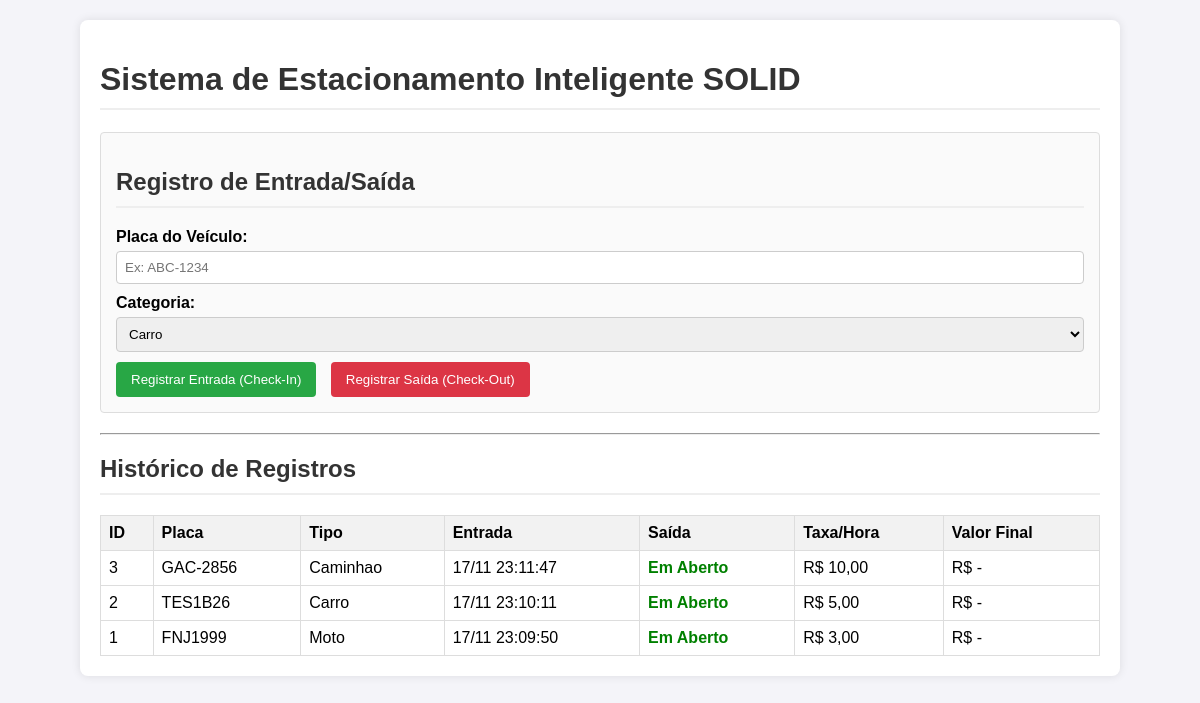
Before: / with the older database file.
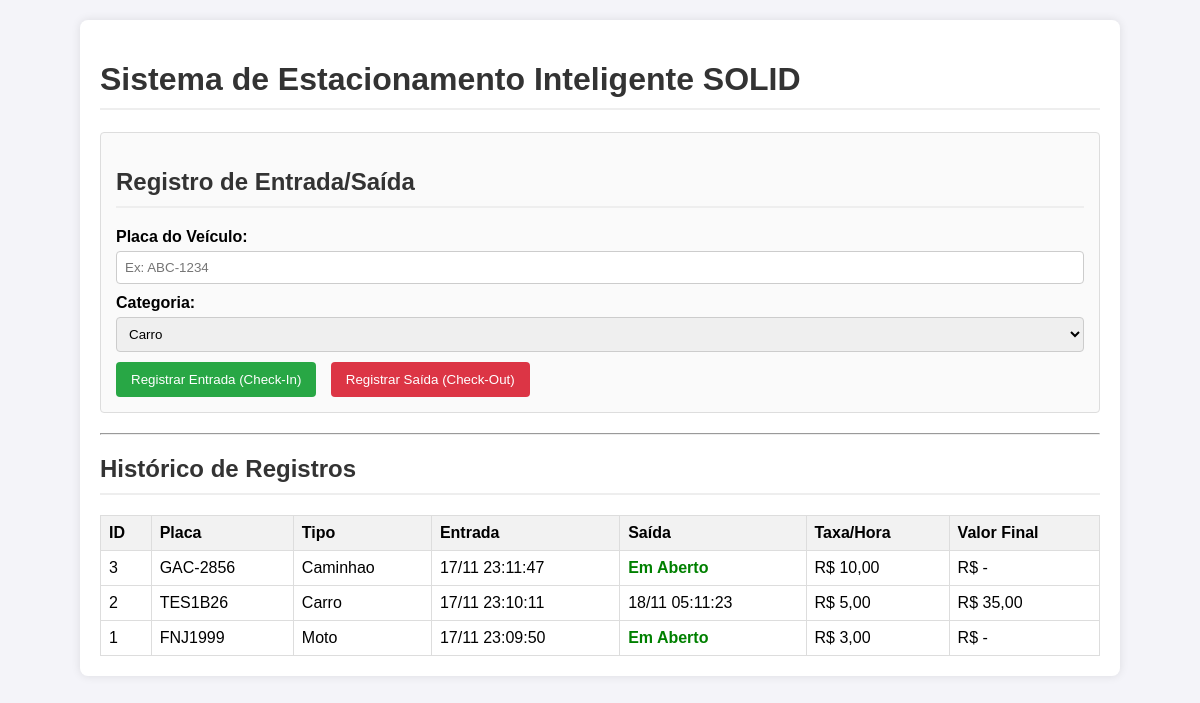
After: the same page with the newer database file.
### tables this page shows
CREATE TABLE vehicles (
  id INTEGER PRIMARY KEY AUTOINCREMENT,
  plate TEXT NOT NULL,
  vehicle_type TEXT NOT NULL,
  time_in DATETIME NOT NULL,
  time_out DATETIME NULL,
  hourly_rate REAL NOT NULL,
  total_fare REAL NULL
);

### src/Domain/Constants/VehicleTypeConstant.php (called while the page is built, shortened)
<?php
final class VehicleTypeConstant
{
    public static function getTypes(): array
    {
        return [self::CAR, self::MOTO, self::TRUCK];
    }
}

### src/Domain/Repository/SQLiteParkingRecordRepository.php (called while the page is built, shortened)
<?php
class SQLiteParkingRecordRepository implements ParkingRecordRepository
{
    private PDO $pdo;
    public function __construct()
    {
        $this->pdo = SQLiteConnection::connect();
    }
    public function findAll(): array
    {
        $sql = "SELECT * FROM vehicles ORDER BY time_in DESC";
        $stmt = $this->pdo->query($sql);
        $results = $stmt->fetchAll(\PDO::FETCH_ASSOC);
        $records = [];
        foreach ($results as $data) {
            $records[] = $this->mapToEntity($data);
        }
        return $records;
    }
    private function mapToEntity(array $data): ParkingRecord
    {
        $timeOut = $data['time_out'] ? new DateTimeImmutable($data['time_out']) : null;
        return new ParkingRecord(
            (int)$data['id'],
            $data['plate'],
            $data['vehicle_type'],
            new DateTimeImmutable($data['time_in']),
            (float)$data['hourly_rate'],
            $timeOut,
            $data['total_fare'] !== null ? (float)$data['total_fare'] : null
        );
    }
}

### src/Infra/Database/SQLiteConnection.php (called while the page is built, shortened)
<?php
class SQLiteConnection
{
    public static function connect(): PDO
    {
        try {
            $pdo = new PDO('sqlite:' . self::DB_FILE);
            $pdo->setAttribute(PDO::ATTR_ERRMODE, PDO::ERRMODE_EXCEPTION);
            $pdo->setAttribute(PDO::ATTR_DEFAULT_FETCH_MODE, PDO::FETCH_ASSOC);
            return $pdo;
        } catch (\PDOException $e) {
            throw new \RuntimeException("Erro ao conectar ao banco de dados SQLite: " . $e->getMessage());
        }
    }
}

### src/Domain/Entity/ParkingRecord.php (called while the page is built, shortened)
<?php
class ParkingRecord
{
    private ?int $id;
    private string $plate;
    private string $vehicleType;
    private DateTimeImmutable $timeIn;
    private ?DateTimeImmutable $timeOut;
    private float $hourlyRate;
    private ?float $totalFare;
    public function __construct(
        ?int $id,
        string $plate,
        string $vehicleType,
        DateTimeImmutable $timeIn,
        float $hourlyRate,
        ?DateTimeImmutable $timeOut = null,
        ?float $totalFare = null
    ) {
        $this->id = $id;
        $this->plate = $plate;
        $this->vehicleType = $vehicleType;
        $this->timeIn = $timeIn;
        $this->timeOut = $timeOut;
        $this->hourlyRate = $hourlyRate;
        $this->totalFare = $totalFare;
    }
    public function getId(): ?int
    {
        return $this->id;
    }
    public function getPlate(): string
    {
        return $this->plate;
    }
    public function getVehicleType(): string
    {
        return $this->vehicleType;
    }
    public function getTimeIn(): DateTimeImmutable
    {
        return $this->timeIn;
    }
    public function getTimeOut(): ?DateTimeImmutable
    {
        return $this->timeOut;
    }
    public function getHourlyRate(): float
    {
        return $this->hourlyRate;
    }
    public function getTotalFare(): ?float
    {
        return $this->totalFare;
    }
}

### public/index.php (the view, shortened to what this page needs)
<?php
$repository = new SQLiteParkingRecordRepository();
try {
    $allRecords = $repository->findAll();
} catch (\Exception $e) {
    $error = "Erro ao buscar registros: " . $e->getMessage();
    $allRecords = [];
}
?>
<!DOCTYPE html>
<html lang="pt-br">
<head>
</head>
<body>
<div class="container">
    <h1>Sistema de Estacionamento Inteligente SOLID</h1>
    <form method="POST">
        <h2>Registro de Entrada/Saída</h2>
        <label for="plate">Placa do Veículo:</label>
        <input type="text" id="plate" name="plate" placeholder="Ex: ABC-1234" required maxlength="7">
        <label for="vehicle_type">Categoria:</label>
        <select id="vehicle_type" name="vehicle_type" required>
            <?php foreach (VehicleTypeConstant::getTypes() as $type): ?>
                <option value="<?php echo $type; ?>"><?php echo ucfirst($type); ?></option>
            <?php endforeach; ?>
        </select>
        <button type="submit" class="btn-in" onclick="document.getElementById('action').value='check_in';">
            Registrar Entrada (Check-In)
        </button>
        <button type="submit" class="btn-out" onclick="document.getElementById('action').value='check_out';">
            Registrar Saída (Check-Out)
        </button>
    </form>
    <hr>
    <h2>Histórico de Registros</h2>
    <table class="report-table">
        <thead>
            <tr>
                <th>ID</th>
                <th>Placa</th>
                <th>Tipo</th>
                <th>Entrada</th>
                <th>Saída</th>
                <th>Taxa/Hora</th>
                <th>Valor Final</th>
            </tr>
        </thead>
        <tbody>
            <?php if (!empty($allRecords)): ?>
                <?php foreach ($allRecords as $record):
                    $entryTime = $record->getTimeIn()->format('d/m H:i:s');
                    $exitTime = $record->getTimeOut() ? $record->getTimeOut()->format('d/m H:i:s') : '<span style="color: green; font-weight: bold;">Em Aberto</span>';
                    $finalFare = $record->getTotalFare() ? number_format($record->getTotalFare(), 2, ',', '.') : '-';
                ?>
                <tr>
                    <td><?php echo $record->getId(); ?></td>
                    <td><?php echo $record->getPlate(); ?></td>
                    <td><?php echo ucfirst($record->getVehicleType()); ?></td>
                    <td><?php echo $entryTime; ?></td>
                    <td><?php echo $exitTime; ?></td>
                    <td>R$ <?php echo number_format($record->getHourlyRate(), 2, ',', '.'); ?></td>
                    <td>R$ <?php echo $finalFare; ?></td>
                </tr>
                <?php endforeach; ?>
            <?php else: ?>
                <tr>
                    <td colspan="7" style="text-align: center;">Nenhum registro encontrado no banco de dados.</td>
                </tr>
            <?php endif; ?>
        </tbody>
    </table>
</body>
</html>

### public/index.php (style rules this page uses)
body { font-family: Arial, sans-serif; margin: 20px; background-color: #f4f4f9; }
.container { max-width: 1000px; margin: auto; background: white; padding: 20px; border-radius: 8px; box-shadow: 0 0 10px rgba(0, 0, 0, 0.1); }
h1, h2 { color: #333; border-bottom: 2px solid #eee; padding-bottom: 10px; }
form { margin-bottom: 20px; padding: 15px; border: 1px solid #ddd; border-radius: 4px; background: #fafafa; }
label { display: block; margin-bottom: 5px; font-weight: bold; }
input[type="text"], select { width: 100%; padding: 8px; margin-bottom: 10px; border: 1px solid #ccc; border-radius: 4px; box-sizing: border-box; }
button { padding: 10px 15px; border: none; border-radius: 4px; cursor: pointer; color: white; margin-right: 10px; }
.btn-in { background-color: #28a745; }
.btn-out { background-color: #dc3545; }
.report-table { width: 100%; border-collapse: collapse; margin-top: 15px; }
.report-table th, .report-table td { border: 1px solid #ddd; padding: 8px; text-align: left; }
.report-table th { background-color: #f2f2f2; }

Changed rows visible on the page:
changed vehicles "TES1B26": format (not shown) → "18/11 05:11:23"; total_fare "-" → "35,00"; no longer shows "Em Aberto"
